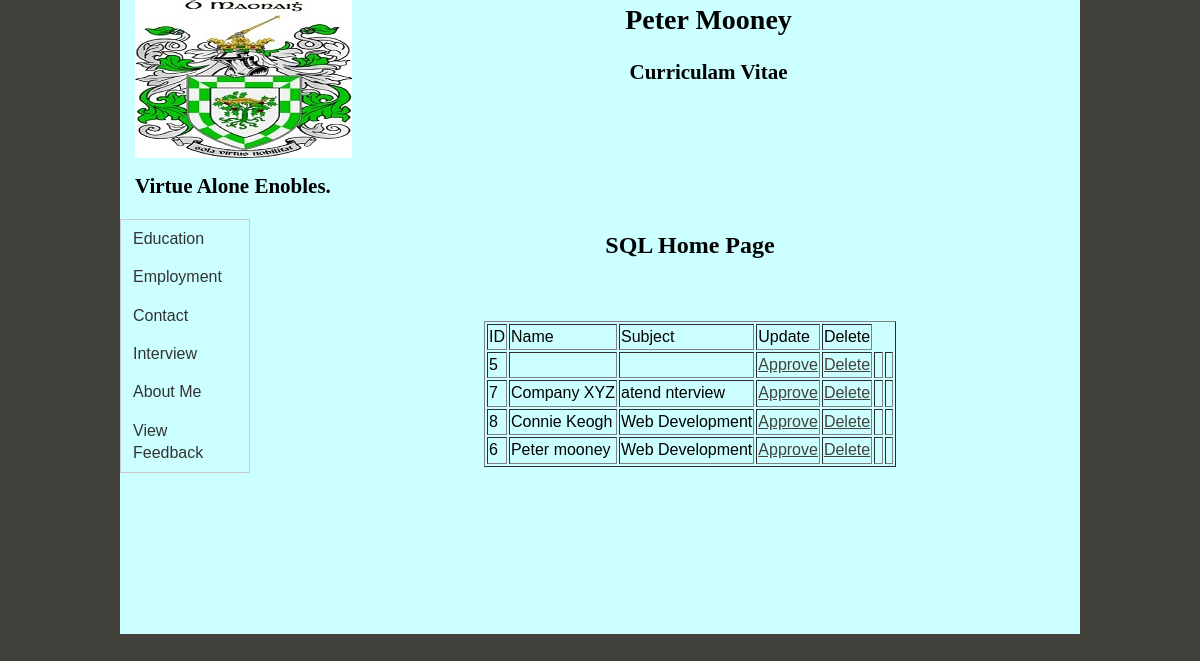
The app's page /Peter_Mooney_CV/sql_home.php with its own data.
### tables this page shows
CREATE TABLE IF NOT EXISTS `feedback` (
  `ID` int(3) NOT NULL AUTO_INCREMENT,
  `Name` varchar(20) NOT NULL,
  `Email` varchar(100) NOT NULL,
  `Subject` varchar(100) NOT NULL,
  `Message` text NOT NULL,
  `Date` timestamp NOT NULL DEFAULT CURRENT_TIMESTAMP ON UPDATE CURRENT_TIMESTAMP,
  PRIMARY KEY (`ID`)
);

### Peter_Mooney_CV/sql_home.php (the view, shortened to what this page needs)
<?php require_once('Connections/test.php'); ?>
<?php
$maxRows_sql_home_php = 10;
$pageNum_sql_home_php = 0;
$startRow_sql_home_php = $pageNum_sql_home_php * $maxRows_sql_home_php;
$query_sql_home_php = "SELECT ID, Name, Subject FROM feedback ORDER BY Name ASC";
$query_limit_sql_home_php = sprintf("%s LIMIT %d, %d", $query_sql_home_php, $startRow_sql_home_php, $maxRows_sql_home_php);
$sql_home_php = mysql_query($query_limit_sql_home_php, $test) or die(mysql_error());
$row_sql_home_php = mysql_fetch_assoc($sql_home_php);
if (isset($_GET['totalRows_sql_home_php'])) {
  $totalRows_sql_home_php = $_GET['totalRows_sql_home_php'];
} else {
  $all_sql_home_php = mysql_query($query_sql_home_php);
  $totalRows_sql_home_php = mysql_num_rows($all_sql_home_php);
}
$totalPages_sql_home_php = ceil($totalRows_sql_home_php/$maxRows_sql_home_php)-1;
?>
<!DOCTYPE html PUBLIC "-//W3C//DTD XHTML 1.0 Transitional//EN" "http://www.w3.org/TR/xhtml1/DTD/xhtml1-transitional.dtd">
<html xmlns="http://www.w3.org/1999/xhtml">
<head>
<link href="/Indes.dwt" rel="stylesheet" type="text/css" />
<link href="SpryAssets/SpryMenuBarVertical.css" rel="stylesheet" type="text/css" />
<link href="style.css" rel="stylesheet" type="text/css" />
</head>
<body>
<div class="container">
  <div class="header">
    <h1 align="center"><img src="Images/mooney.jpg" alt="" width="217" height="158" align="left" />Peter Mooney</h1>
    <h2 align="center">Curriculam Vitae</h2>
<p>&nbsp;</p>
<p>&nbsp;</p>
<h2>Virtue Alone Enobles.</h2>
  </div>
  <div class="sidebar1">
    <ul id="MenuBar1" class="MenuBarVertical">
<li><a href="Education.php">Education</a></li>
<li><a href="Employment.php">Employment</a></li>
<li><a href="Contact.php">Contact</a></li>
<li><a href="Attend_Interview.php">Interview</a></li>
<li><a href="About Me.php">About Me</a></li>
<li><a href="view_feedback.php">View Feedback</a></li>
    </ul>
   </div>
  <div class="content">
      <h2 align="center">SQL Home Page</h2>
      <p align="center">&nbsp;</p>
      <div align="center">
        <table border="1">
          <tr>
            <td>ID</td>
            <td>Name</td>
            <td>Subject</td>
            <td>Update</td>
            <td>Delete</td>
          </tr>
          <?php do { ?>
            <tr>
              <td><?php echo $row_sql_home_php['ID']; ?></td>
              <td><?php echo $row_sql_home_php['Name']; ?></td>
              <td><?php echo $row_sql_home_php['Subject']; ?></td>
              <td><a href="update.php?ID=<?php echo $row_sql_home_php['ID']; ?>">Approve</a></td>
              <td><a href="delete.php?ID=<?php echo $row_sql_home_php['ID']; ?>">Delete</a></td>
              <td>&nbsp;</td>
              <td>&nbsp;</td>
            </tr>
            <?php } while ($row_sql_home_php = mysql_fetch_assoc($sql_home_php)); ?>
        </table>
      </div>
      <p>&nbsp;</p>
      <p id="sql_home">&nbsp;
      </p><div align="center">
        <table border="0">
          <tr>
            <td><?php if ($pageNum_sql_home_php > 0) {  ?>
              <?php }  ?></td>
            <td><?php if ($pageNum_sql_home_php > 0) {  ?>
              <?php }  ?></td>
            <td><?php if ($pageNum_sql_home_php < $totalPages_sql_home_php) {  ?>
              <?php }  ?></td>
            <td><?php if ($pageNum_sql_home_php < $totalPages_sql_home_php) {  ?>
              <?php }  ?></td>
          </tr>
        </table>
      </div>
  </div>
  <div class="footer">
    <p>&nbsp;</p>
    </div>
  </div>
</body>
</html>

### Peter_Mooney_CV/SpryAssets/SpryMenuBarVertical.css (style rules this page uses)
ul.MenuBarVertical { margin: 0; padding: 0; list-style-type: none; font-size: 100%; cursor: default; width: 8em; color: #000; background-color: #CFF; }
ul.MenuBarVertical li { margin: 0; padding: 0; list-style-type: none; font-size: 100%; position: relative; text-align: left; cursor: pointer; width: 8em; }
ul.MenuBarVertical { border: 1px solid #CCC; }
ul.MenuBarVertical a { display: block; cursor: pointer; background-color: #CFF; padding: 0.5em 0.75em; color: #333; text-decoration: none; }

### Peter_Mooney_CV/style.css (style rules this page uses)
body { font: 100%/1.4 Verdana, Arial, Helvetica, sans-serif; background: #42413C; margin: 0; padding: 0; color: #000; }
ul, ol, dl { padding: 0; margin: 0; }
h1, h2, h3, h4, h5, h6, p { margin-top: 0; padding-right: 15px; padding-left: 15px; font-family: "Times New Roman", Times, serif; }
a:link { color: #42413C; text-decoration: underline; }
.container { width: 960px; margin: 0 auto; background-color: #CFF; }
.header { background-color: #CFF; font-size: 14px; }
.sidebar1 { float: left; width: 180px; padding-bottom: 10px; background-color: #CFF; }
.content { padding: 10px 0; width: 780px; float: left; }
.footer { padding: 10px 0; position: relative; clear: both; background-color: #CFF; }

### records on screen
feedback: ID "5"
feedback: ID "7", Name "Company XYZ", Subject "atend nterview"
feedback: ID "8", Name "Connie Keogh", Subject "Web Development"
feedback: ID "6", Name "Peter mooney", Subject "Web Development"
